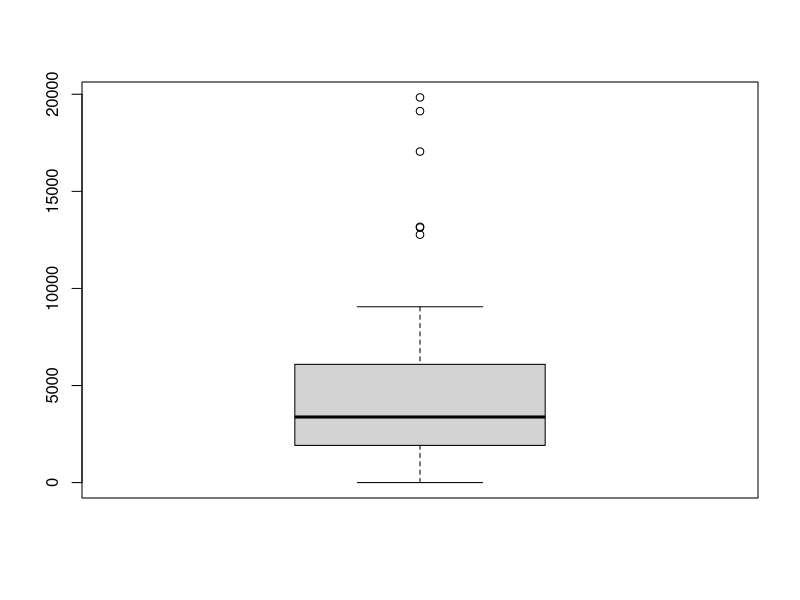

This chart was generated by the following R code:
## ---- chunk 1
#| label: setup
#| warning: false
#| message: false

library(tidyverse)

knitr::opts_chunk$set(echo = TRUE, warning=FALSE, message=FALSE)
## ---- chunk 2
# Read in the railroad dataset
clean_county_data = read_csv("_data/railroad_2012_clean_county.csv")

# Displaying the top 10 rows 
head(clean_county_data, n = 10)

## ---- chunk 3
#| label: summary

## ---- chunk 4
# Function for computing the mode 
mode <- function(group_num){
  which.max(tabulate(group_num))
}
# Getting mean, median and mode of total_employees
grouped_data_stats <- clean_county_data %>%
  group_by(state) %>%
  summarise(total_emp = sum(total_employees),
            avg_emp = mean(total_employees), 
            median_emp = median(total_employees), 
            mode_emp = mode(total_employees),
            sd_emp = sd(total_employees), 
            quant_0.25_emp = quantile(total_employees, 0.25),
            quant_0.75_emp = quantile(total_employees, 0.75),
            quant_0.5_emp = quantile(total_employees, 0.5),
            min_emp = min(total_employees),
            max_emp = max(total_employees)) %>%
  arrange(desc(sd_emp))

head(grouped_data_stats, n=5)
## ---- chunk 5
# Finding county with maximum employees
filter(clean_county_data, total_employees==max(total_employees))

# Construct boxplot of total employees across all counties
boxplot(grouped_data_stats$total_emp)
